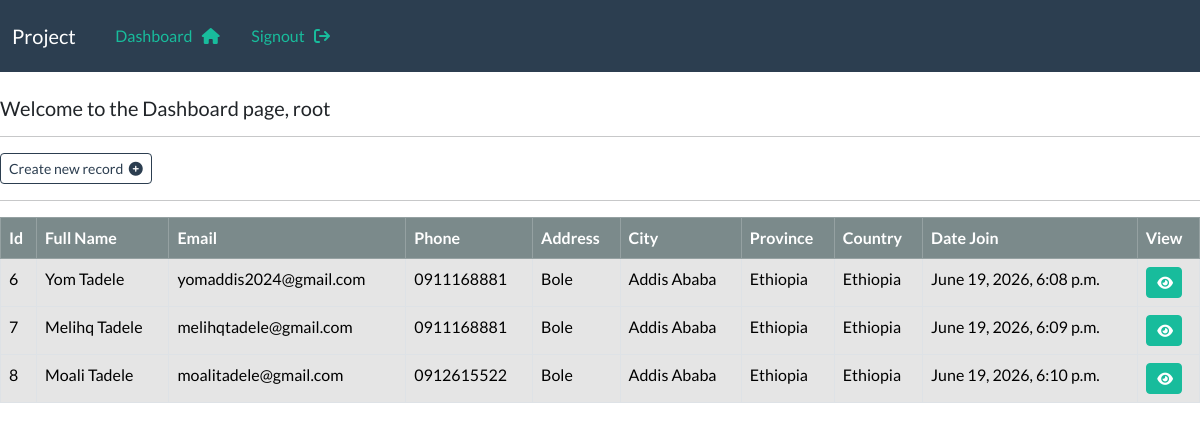
The app's page /dashboard (signed in), older data.
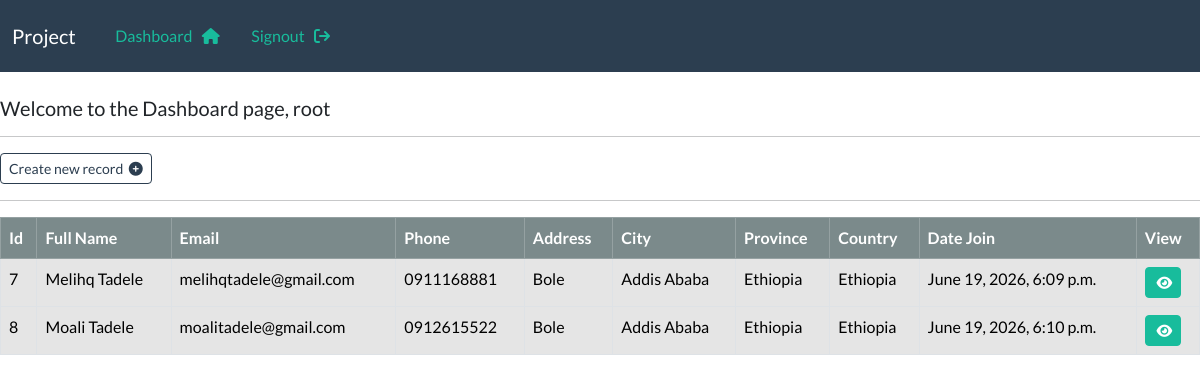
The same page, newer data.
### webapp/models.py (models this page shows, shortened)
class Record(models.Model):
    creation_date = models.DateTimeField(auto_now_add=True)
    first_name = models.CharField(max_length=100)
    last_name = models.CharField(max_length=100)
    email = models.CharField(max_length=255)
    phone = models.CharField(max_length=20)
    address = models.CharField(max_length=200)
    city = models.CharField(max_length=200)
    country = models.CharField(max_length=200)
    province = models.CharField(max_length=100)

### webapp/views.py (the view)
# urls.py: path('dashboard', views.dashboard, name='dashboard'),
@login_required(login_url='my-login')
def dashboard(request):
    my_records = Record.objects.all()
    context = {'records':my_records}
    return render(request, 'webapp/dashboard.html', context=context)

### webapp/templates/webapp/dashboard.html
{% extends 'webapp/base.html' %}
{% load crispy_forms_tags %}
{% block content %}
<br>
    <h5>Welcome to the Dashboard page, {{user}}</h5>
    <hr>
    <a class="btn btn-outline-primary btn-sm" href="{% url 'create-record' %}">Create new record  &nbsp;<i class="fa fa-plus-circle" aria-hidden="true"></i></a>
    <hr>
        <table class="table table-hover table-bordered">
        <thead class="table-dark">
            <tr>
                <th scope="col">Id</th>
                <th scope="col">Full Name</th>
                <th scope="col">Email</th>
                <th scope="col">Phone</th>
                <th scope="col">Address</th>
                <th scope="col">City</th>
                <th scope="col">Province</th>
                <th scope="col">Country</th>
                <th scope="col">Date Join</th>
                <th scope="col">View</th>
             </tr>
        </thead>
        <tbody>
            {% for record in records %}
                <tr class="table-active">
                    <td>{{record.id}}</td>
                    <td>{{record.first_name}}  {{record.last_name}}</td>
                    <td>{{record.email}}</td>
                    <td>{{record.phone}}</td>
                    <td>{{record.address}}</td>
                    <td>{{record.city}}</td>
                    <td>{{record.country}}</td>
                    <td>{{record.province}}</td>
                    <td>{{record.creation_date}}</td>
                    <td><a class="btn btn-success btn-sm" href="{% url 'record' record.id %}"> &nbsp;<i class="fa fa-eye" aria-hidden="true"></i></a></td>
                    </tr>
            {% endfor %}
        </tbody>
    </table>
{%  endblock %}

### webapp/templates/webapp/base.html (shortened to what this page needs)
{% load static %}
<!DOCTYPE html>
<html lang="en">
<head>
    <link rel="stylesheet" href="https://cdn.jsdelivr.net/npm/bootstrap@5.3.8/dist/css/bootstrap.min.css">
    <link rel="stylesheet" href="https://bootswatch.com/5/flatly/bootstrap.min.css">
    <link rel="stylesheet" href="https://cdn.jsdelivr.net/npm/bootstrap-icons@1.13.1/font/bootstrap-icons.min.css">
    <link rel="stylesheet"
      href="https://cdnjs.cloudflare.com/ajax/libs/font-awesome/6.7.2/css/all.min.css">
    <link rel="stylesheet" href="{% static 'css/style.css' %}">
</head>
<body>
     {% include 'webapp/navbar.html' %}
    {% block content %}
    {% endblock %}
</body>
</html>

### webapp/templates/webapp/navbar.html (shortened to what this page needs)
<nav class="navbar navbar-expand-lg navbar-dark bg-primary justify-content-center ">
  <div class="container-fluid">
    <a class="navbar-brand" href="/">Project</a>
    <div class="collapse navbar-collapse text-center" id="navbarNavDropdown">
      <ul class="navbar-nav">
        {% if user.is_authenticated %}
            <li class="nav-item">
              <a class="nav-link active" aria-current="page" href="{% url 'dashboard' %}">Dashboard &nbsp; <i class="fa fa-home" aria-hidden="true"></i> </a>
            </li>
            <li class="nav-item">
              <a class="nav-link active" aria-current="page" href="{% url 'logout' %}">Signout &nbsp; <i class="fa fa-sign-out" aria-hidden="true"></i> </a>
            </li>
        {% endif %}
    </div>
  </div>
</nav>

Row changes from the older to the newer data that the page shows:
removed Record: id "6", first_name "Yom", last_name "Tadele", email "yomaddis2024@gmail.com", phone "0911168881", address "Bole", city "Addis Ababa", country "Ethiopia", province "Ethiopia", creation_date "June 19, 2026, 6:08 p.m."
